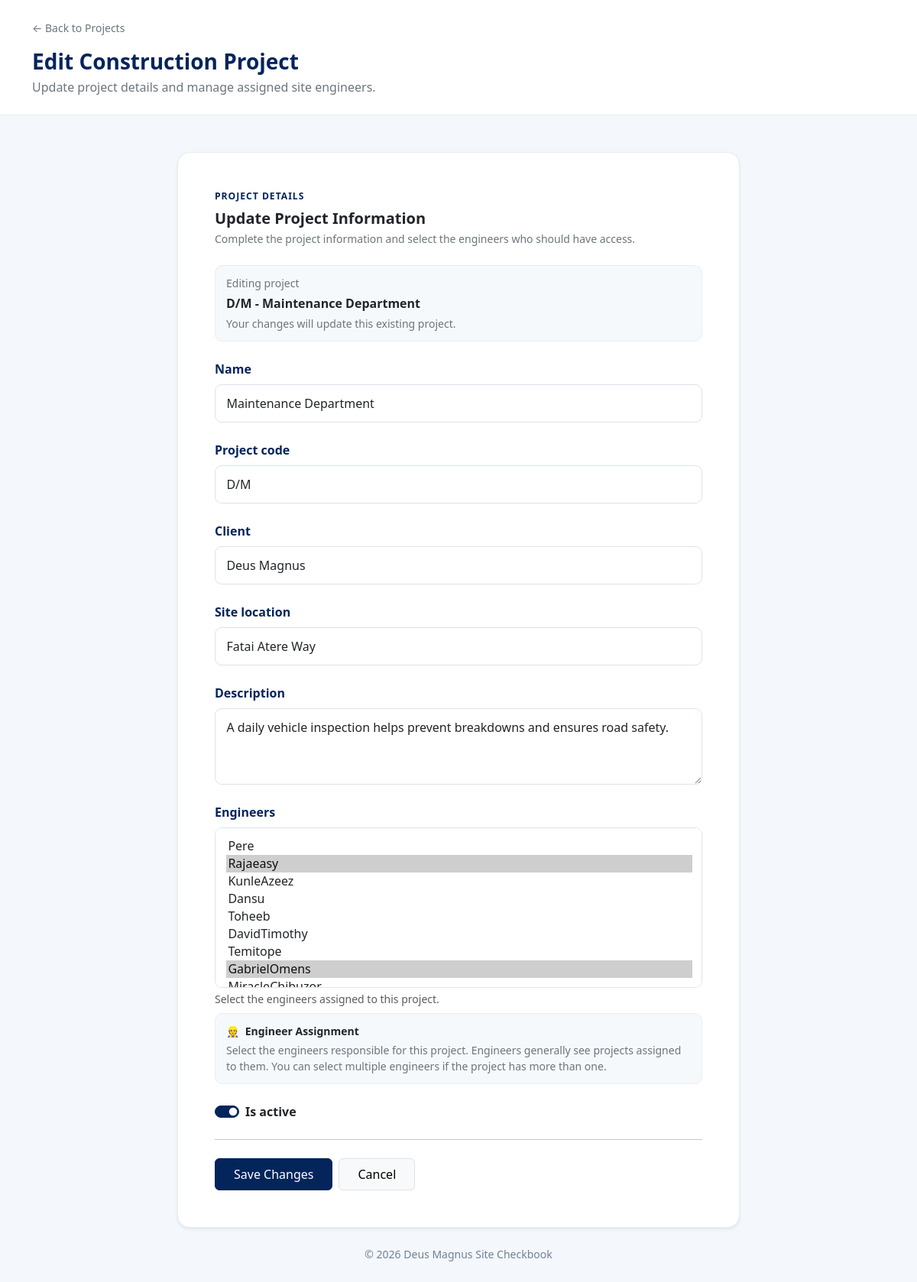
The page /site-checkbook/projects/10/edit/ (signed in) on the database as committed earlier.
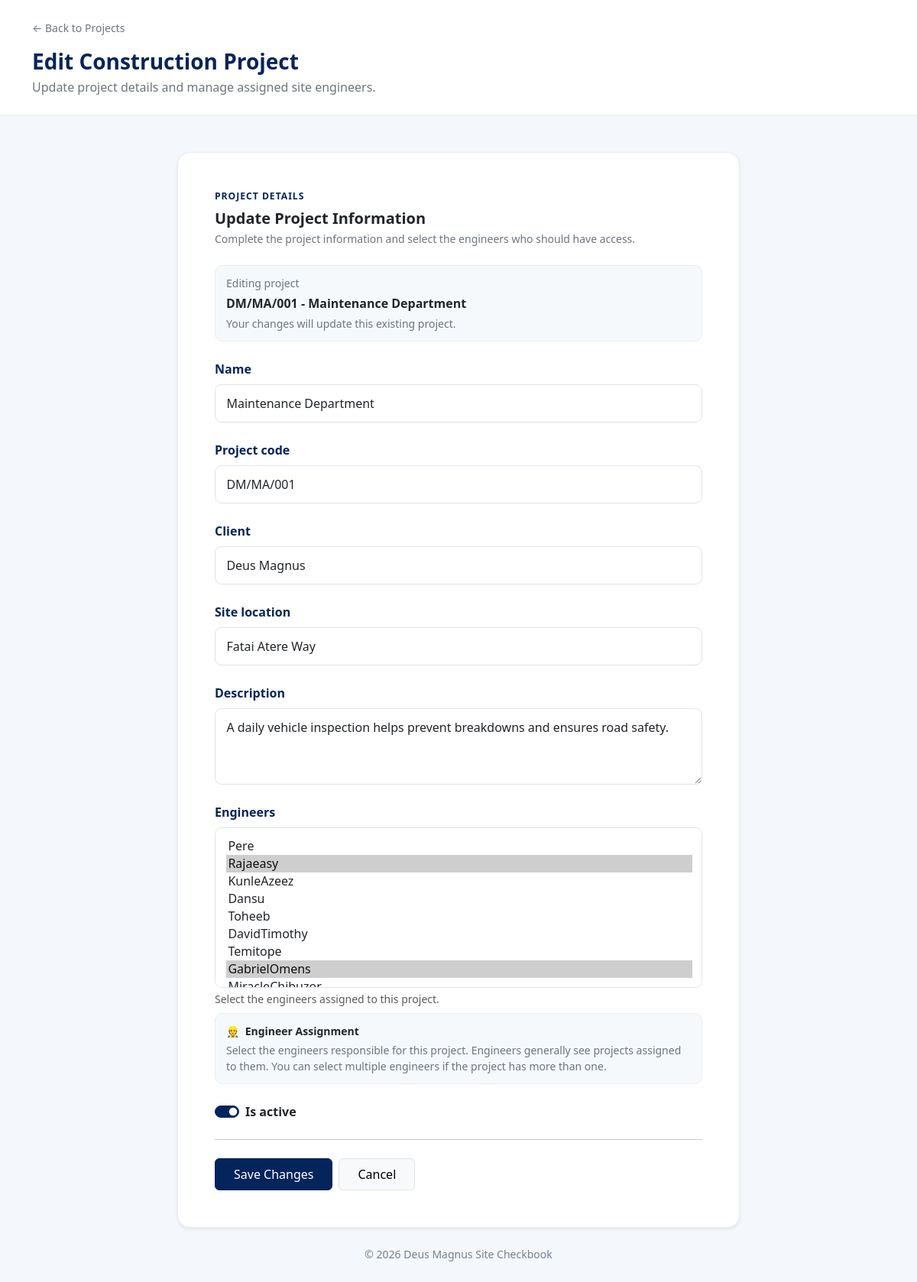
The same page on the database as committed later.
### site_checkbook/models.py (models this page shows)
class Project(models.Model):
    name = models.CharField(max_length=200)
    project_code = models.CharField(max_length=50, unique=True)
    client = models.CharField(max_length=200, blank=True)
    site_location = models.CharField(max_length=255)
    description = models.TextField(blank=True)
    engineers = models.ManyToManyField(
        settings.AUTH_USER_MODEL,
        related_name="checkbook_projects",
        blank=True,
    )
    is_active = models.BooleanField(default=True)
    created_at = models.DateTimeField(auto_now_add=True)
    class Meta:
        ordering = ["name"]
    def __str__(self):
        return f"{self.project_code} - {self.name}"

### site_checkbook/views.py (the view)
@login_required
def edit_project(request, pk):
    if not can_manage_projects(request.user):
        raise PermissionDenied
    project = get_object_or_404(Project, pk=pk)
    if request.method == "POST":
        form = ProjectForm(request.POST, instance=project)
        if form.is_valid():
            form.save()
            messages.success(
                request,
                f"Project {project.project_code} updated successfully.",
            )
            return redirect("site_checkbook:project_list")
    else:
        form = ProjectForm(instance=project)
    return render(
        request,
        "site_checkbook/project_form.html",
        {
            "form": form,
            "project": project,
            "is_reviewer": is_hr_reviewer(request.user),
            "can_manage_projects": True,
            "page_title": "Edit Project",
            "submit_text": "Save Changes",
        },
    )

### site_checkbook/permissions.py (called while the page is built)
def can_manage_projects(user):
    if not user.is_authenticated:
        return False
    return (
        user.is_superuser
        or user.groups.filter(
            name__in=["HR", "Supervisors", "Project Managers"]
        ).exists()
    )

### site_checkbook/views.py (called while the page is built)
def is_hr_reviewer(user):
    return (
        user.is_authenticated
        and (
            user.is_superuser
            or user.groups.filter(name__in=["HR", "Supervisors"]).exists()
        )
    )

### templates/site_checkbook/project_form.html (shortened to what the changed rows need)
<!DOCTYPE html>
<html lang="en">
<head>
    <link href="https://cdn.jsdelivr.net/npm/bootstrap@5.3.3/dist/css/bootstrap.min.css"
          rel="stylesheet">
</head>
<body>
<header class="page-header py-4">
    <div class="container">
        <div class="d-flex align-items-center gap-3 mt-3">
            <div>
                <h1 class="h3 fw-bold mb-1">
                    {% if project %}
                        Edit Construction Project
                    {% else %}
                        Create Construction Project
                    {% endif %}
                </h1>
            </div>
        </div>
    </div>
</header>
<main class="container py-4 py-lg-5">
    <div class="row justify-content-center">
        <div class="col-lg-9 col-xl-8">
            <div class="card form-card shadow-sm">
                <div class="card-body p-4 p-md-5">
                    <div class="mb-4">
                        <h2 class="h5 fw-bold mb-1">
                            {% if project %}
                                Update Project Information
                            {% else %}
                                Project Information
                            {% endif %}
                        </h2>
                    </div>
                    {% if project %}
                        <div class="engineer-help mb-4">
                            <div class="small text-secondary mb-1">
                                Editing project
                            </div>
                            <div class="fw-bold">
                                {{ project }}
                            </div>
                            <div class="small text-secondary mt-1">
                                Your changes will update this existing project.
                            </div>
                        </div>
                    {% endif %}
                    <form method="post">
                        {% for field in form %}
                            {% if field.name == "engineers" %}
                                <div class="mb-4">
                                    <label class="form-label fw-semibold"
                                           for="{{ field.id_for_label }}">
                                        {{ field.label|default:"Assign Site Engineers" }}
                                        {% if field.field.required %}
                                            <span class="text-danger"></span>
                                        {% endif %}
                                    </label>
                                    {{ field }}
                                    {% if field.help_text %}
                                        <div class="form-text">
                                            {{ field.help_text }}
                                        </div>
                                    {% endif %}
                                    <div class="engineer-help mt-2">
                                        <div class="fw-semibold small mb-1">
                                            <span class="me-1">👷</span>
                                            Engineer Assignment
                                        </div>
                                        <p class="text-secondary small mb-0">
                                            Select the engineers responsible for this project.
                                            Engineers generally see projects assigned to them.
                                            You can select multiple engineers if the project has more than one.
                                        </p>
                                    </div>
                                    {% for error in field.errors %}
                                        <div class="text-danger small mt-1">
                                            {{ error }}
                                        </div>
                                    {% endfor %}
                                </div>
                            {% elif field.name == "is_active" %}
                                <div class="mb-4">
                                    <div class="form-check form-switch">
                                        {{ field }}
                                        <label class="form-check-label fw-semibold"
                                               for="{{ field.id_for_label }}">
                                            {{ field.label }}
                                        </label>
                                    </div>
                                </div>
                            {% else %}
                                <div class="mb-4">
                                    <label class="form-label fw-semibold"
                                           for="{{ field.id_for_label }}">
                                        {{ field.label }}
                                    </label>
                                    {{ field }}
                                </div>
                            {% endif %}
                        {% endfor %}
                    </form>
                </div>
            </div>
        </div>
    </div>
</main>
</body>
</html>

Rows that differ between the two databases and show on the page:
changed Project "Maintenance Department": project_code+name "D/M - Maintenance Department" → "DM/MA/001 - Maintenance Department"; project_code "D/M" → "DM/MA/001"
